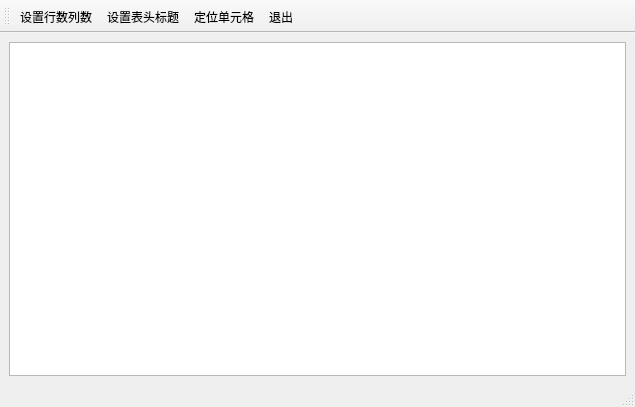
<?xml version="1.0" encoding="UTF-8"?>
<ui version="4.0">
 <class>QFormTable</class>
 <widget class="QMainWindow" name="QFormTable">
  <property name="geometry">
   <rect>
    <x>0</x>
    <y>0</y>
    <width>635</width>
    <height>407</height>
   </rect>
  </property>
  <property name="windowTitle">
   <string>MainWindow</string>
  </property>
  <widget class="QWidget" name="centralwidget">
   <layout class="QVBoxLayout" name="verticalLayout">
    <item>
     <widget class="QTableView" name="tableView"/>
    </item>
   </layout>
  </widget>
  <widget class="QStatusBar" name="statusbar"/>
  <widget class="QToolBar" name="toolBar">
   <property name="windowTitle">
    <string>toolBar</string>
   </property>
   <property name="toolButtonStyle">
    <enum>Qt::ToolButtonTextBesideIcon</enum>
   </property>
   <attribute name="toolBarArea">
    <enum>TopToolBarArea</enum>
   </attribute>
   <attribute name="toolBarBreak">
    <bool>false</bool>
   </attribute>
   <addaction name="actSetRowCol"/>
   <addaction name="actHeader"/>
   <addaction name="actLocate"/>
   <addaction name="actExit"/>
  </widget>
  <action name="actSetRowCol">
   <property name="icon">
    <iconset resource="res.qrc">
     <normaloff>:/images/images/230.bmp</normaloff>:/images/images/230.bmp</iconset>
   </property>
   <property name="text">
    <string>设置行数列数</string>
   </property>
   <property name="toolTip">
    <string>设置行数列数</string>
   </property>
  </action>
  <action name="actHeader">
   <property name="icon">
    <iconset resource="res.qrc">
     <normaloff>:/images/images/516.bmp</normaloff>:/images/images/516.bmp</iconset>
   </property>
   <property name="text">
    <string>设置表头标题</string>
   </property>
   <property name="toolTip">
    <string>设置表头标题</string>
   </property>
  </action>
  <action name="actLocate">
   <property name="icon">
    <iconset resource="res.qrc">
     <normaloff>:/images/images/304.bmp</normaloff>:/images/images/304.bmp</iconset>
   </property>
   <property name="text">
    <string>定位单元格</string>
   </property>
   <property name="toolTip">
    <string>定位单元格</string>
   </property>
  </action>
  <action name="actExit">
   <property name="icon">
    <iconset resource="res.qrc">
     <normaloff>:/images/images/132.bmp</normaloff>:/images/images/132.bmp</iconset>
   </property>
   <property name="text">
    <string>退出</string>
   </property>
   <property name="toolTip">
    <string>退出</string>
   </property>
  </action>
 </widget>
 <resources>
  <include location="res.qrc"/>
 </resources>
 <connections/>
</ui>
